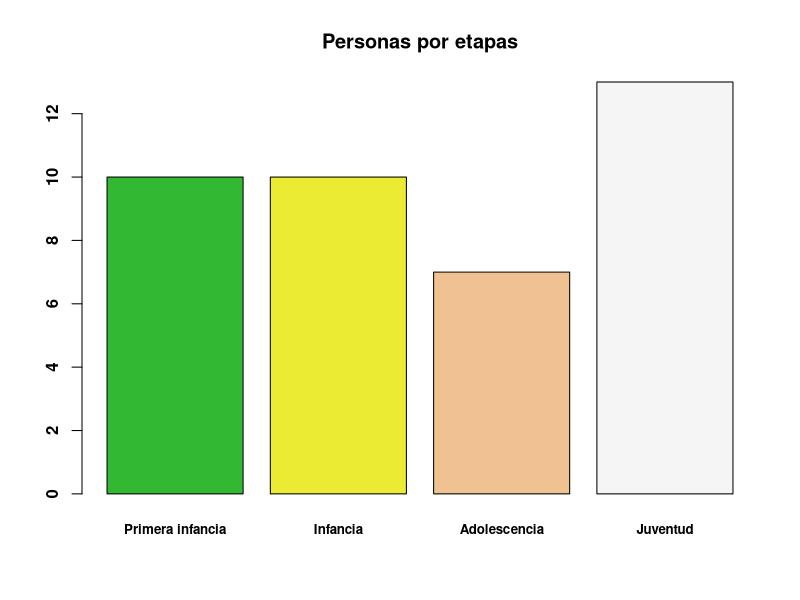

Source code (R):
setwd("D:/UAH/R/EG_1_2")
edades = read.csv2("edades.csv", header=FALSE)[,1]
edades = cut(edades, breaks=c(0,5,11,18,30), labels=c("Primera infancia", "Infancia", "Adolescencia", "Juventud"))
barplot(table(edades), cex.names=0.8, main="Personas por etapas", col=terrain.colors(4,alpha=0.8), font=2)